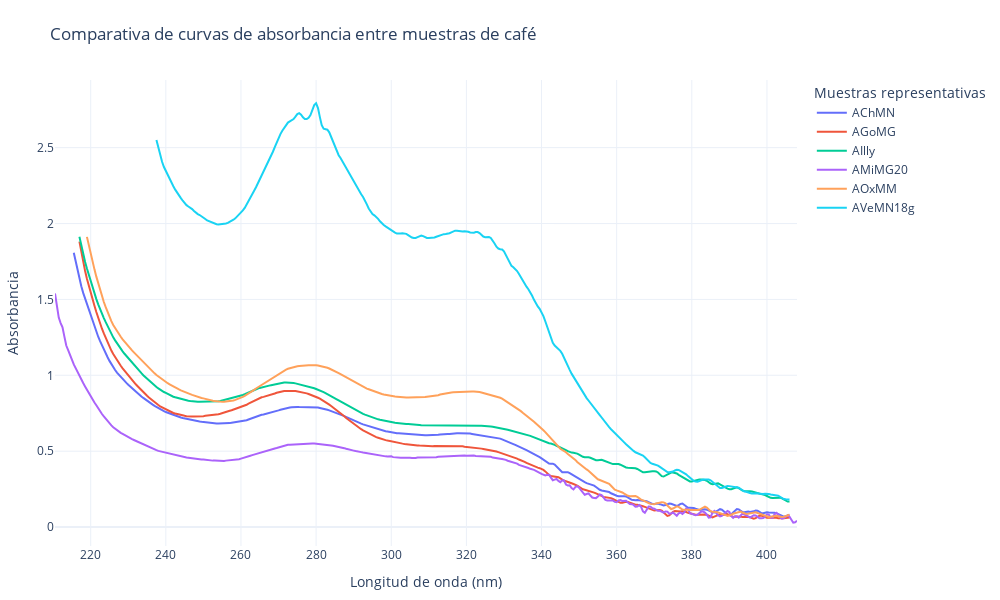

Source (notebook cell):
### Code cell
import pandas as pd
import numpy as np
import plotly.graph_objects as go
import os
from datetime import datetime

# === Paso 1: Cargar archivos CSV ===
archivos_csv = [f for f in os.listdir() if f.endswith("_matrix.csv")]
archivos_csv.sort()  # orden alfabético opcional

# === Paso 2: Encontrar curva representativa por archivo ===
representativas = []

for archivo in archivos_csv:
    df = pd.read_csv(archivo)
    
    # Convertir columnas a numérico y limpiar valores inválidos
    for col in df.columns[1:]:
        df[col] = pd.to_numeric(df[col], errors='coerce')
        df[col] = df[col].where((df[col] >= 0) & (df[col] <= 10))

    df_clean = df.copy()
    curva_max = None
    max_abs = -np.inf

    # Buscar la curva con mayor absorbancia máxima
    for col in df_clean.columns[1:]:
        datos = df_clean[['nm', col]].dropna()
        if datos.empty:
            continue
        absorbancia = datos[col].values
        actual_max = np.max(absorbancia)
        if actual_max > max_abs:
            max_abs = actual_max
            curva_max = col

    if curva_max:
        representativas.append({
            "archivo": archivo,
            "columna": curva_max,
            "df": df_clean
        })

# === Paso 3: Crear figura con Plotly ===
fig = go.Figure()

for rep in representativas:
    datos = rep["df"][['nm', rep["columna"]]].dropna()
    fig.add_trace(go.Scatter(
        x=datos['nm'],
        y=datos[rep["columna"]],
        mode='lines',
        name=rep["columna"].replace("_", " ").replace(".csv", ""),
        hovertemplate=f"<b>{rep['archivo']}</b><br>" +
                      "nm: %{x}<br>Abs: %{y}<extra></extra>"
    ))

# === Paso 4: Estilo general del gráfico ===
fig.update_layout(
    title="Comparativa de curvas de absorbancia entre muestras de café",
    xaxis_title="Longitud de onda (nm)",
    yaxis_title="Absorbancia",
    legend_title="Muestras representativas",
    template="plotly_white",
    margin=dict(l=40, r=40, t=80, b=40),
    width=1000,
    height=600
)

# === Paso 5: Exportar como HTML ===
fecha = datetime.now().strftime("%d-%m-%Y %H:%M:%S")
grafica_html = fig.to_html(full_html=False, include_plotlyjs='cdn')

html_final = f"""
<!DOCTYPE html>
<html lang="es">
<head>
  <meta charset="UTF-8">
  <title>Comparativa de Curvas de Absorbancia</title>
  <style>
    body {{
      font-family: 'Segoe UI', sans-serif;
      margin: 40px;
      background-color: #fff;
      color: #222;
    }}
    h1 {{
      font-size: 24px;
    }}
    .info {{
      margin-bottom: 20px;
    }}
    .plotly-graph-div {{
      width: 100% !important;
      height: auto !important;
    }}
  </style>
</head>
<body>

  <h1>Comparativa de curvas de absorbancia entre muestras de café</h1>
  <div class="info"><strong>Fecha:</strong> {fecha}</div>

  {grafica_html}

</body>
</html>
"""

with open("reporte_comparativo_absorbancia.html", "w", encoding="utf-8") as f:
    f.write(html_final)

print("✅ Reporte generado: reporte_comparativo_absorbancia.html")
fig.show()

### Figure 1 — Plotly figure (JSON) as saved in the notebook; plotly's stock layout.template omitted (floating-point values rounded to 4 significant figures; data arrays with more than 128 entries replaced by an {"elided": "..."} marker saying what was removed)
{"data": [{"hovertemplate": "<b>AChMN_matrix.csv</b><br>nm: %{x}<br>Abs: %{y}<extra></extra>", "mode": "lines", "name": "AChMN", "type": "scatter", "x": {"elided": "382 float values"}, "y": {"elided": "382 float values"}}, {"hovertemplate": "<b>AGoMG_matrix.csv</b><br>nm: %{x}<br>Abs: %{y}<extra></extra>", "mode": "lines", "name": "AGoMG", "type": "scatter", "x": {"elided": "379 float values"}, "y": {"elided": "379 float values"}}, {"hovertemplate": "<b>AIlly_matrix.csv</b><br>nm: %{x}<br>Abs: %{y}<extra></extra>", "mode": "lines", "name": "AIlly", "type": "scatter", "x": {"elided": "379 float values"}, "y": {"elided": "379 float values"}}, {"hovertemplate": "<b>AMiMG_matrix.csv</b><br>nm: %{x}<br>Abs: %{y}<extra></extra>", "mode": "lines", "name": "AMiMG20", "type": "scatter", "x": {"elided": "396 float values"}, "y": {"elided": "396 float values"}}, {"hovertemplate": "<b>AOxMM_matrix.csv</b><br>nm: %{x}<br>Abs: %{y}<extra></extra>", "mode": "lines", "name": "AOxMM", "type": "scatter", "x": {"elided": "375 float values"}, "y": {"elided": "375 float values"}}, {"hovertemplate": "<b>AVeMN_matrix.csv</b><br>nm: %{x}<br>Abs: %{y}<extra></extra>", "mode": "lines", "name": "AVeMN18g", "type": "scatter", "x": {"elided": "338 float values"}, "y": {"elided": "338 float values"}}], "layout": {"height": 600, "legend": {"title": {"text": "Muestras representativas"}}, "margin": {"b": 40, "l": 40, "r": 40, "t": 80}, "title": {"text": "Comparativa de curvas de absorbancia entre muestras de café"}, "width": 1000, "xaxis": {"title": {"text": "Longitud de onda (nm)"}}, "yaxis": {"title": {"text": "Absorbancia"}}}}
